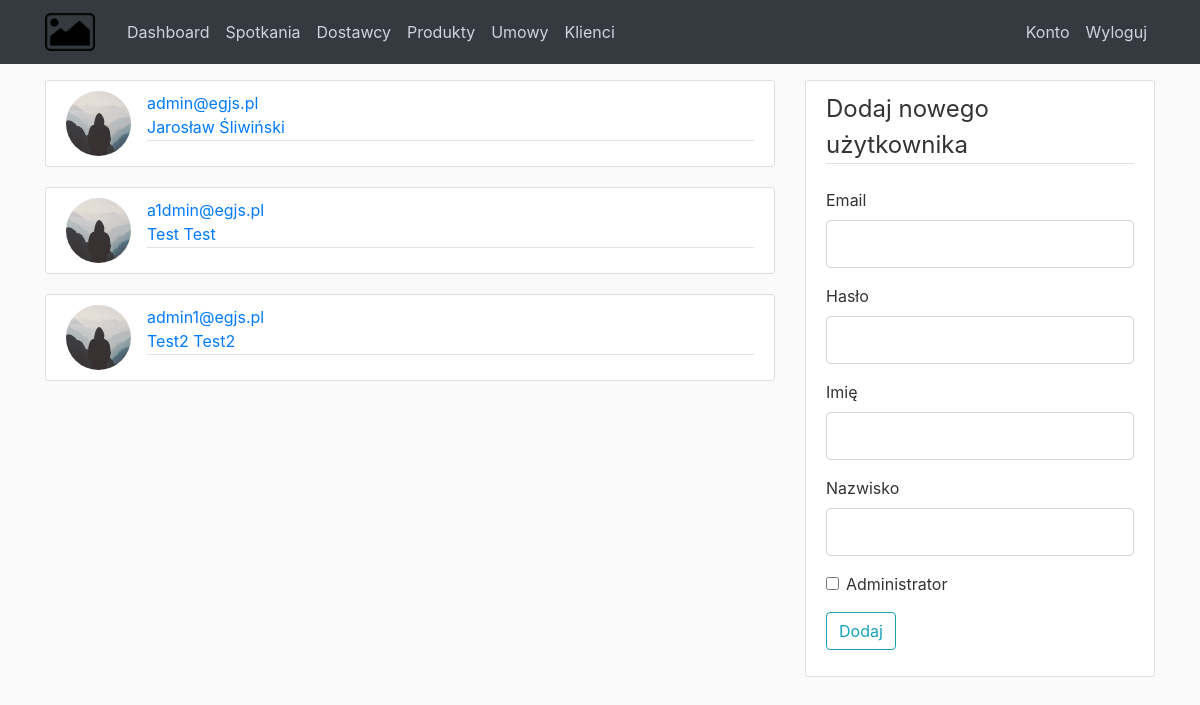
Screenshot of /users with the database file from the repository.
### CRM/models.py (models this page shows, shortened)
class User(db.Model, UserMixin):
    id = db.Column(db.Integer, primary_key=True)
    email = db.Column(db.String(120), unique=True, nullable=False)
    image_file = db.Column(db.String(20), nullable=False, default='default.jpg')
    name = db.Column(db.String(25), nullable=False)
    last_name = db.Column(db.String(45), nullable=False)
    password = db.Column(db.String(60), nullable=False)
    admin = db.Column(db.Boolean, default=False, nullable=False)
    meetings = db.relationship('Meeting', backref='who', lazy=True)
    def full_name(self):
        return f"{self.name} {self.last_name}"

### CRM/routes.py (the view, shortened to what this page needs)
@app.route("/users", methods=['GET', 'POST'])
def users():
    form = RegistrationForm()
    users = User.query.all()
    return render_template('users.html', title='Użytkownicy', form=form, users=users)

### CRM/forms.py (shortened to what this page needs)
class RegistrationForm(FlaskForm):
    email = StringField('Email', validators=[InputRequired("Podaj adres email"), Email("Podaj poprawny adres email")])
    password = PasswordField('Hasło', validators=[InputRequired("Podaj hasło")])
    name = StringField('Imię', validators=[InputRequired("Podaj imię")])
    last_name = StringField('Nazwisko', validators=[InputRequired("Podaj nazwisko")])
    admin = BooleanField('Administrator')
    submit = SubmitField('Dodaj')

### CRM/templates/users.html
{% extends "base.html" %}
{% block content %}
{% for user in users %}
<article class="media content-section">
    <img class="rounded-circle article-img"
    src="{{ url_for('static', filename='profile_pics/' + user.image_file) }}">
  <div class="media-body">
    <div class="article-metadata">
      <a class="mr-2" href="#">{{ user.email }}</a><br>
      <a class="mr-2" href="#">{{ user.full_name() }}</a><br>
    </div>
  </div>
</article>
{% endfor %}
{% endblock content %}
{% block sidebar %}
{% include "partials/add_user_sidebar.html" %}
{% endblock sidebar %}

### CRM/static/main.css (style rules this page uses)
body { background: #fafafa; color: #333333; margin-top: 5rem; }
.content-section { background: #ffffff; padding: 10px 20px; border: 1px solid #dddddd; border-radius: 3px; margin-bottom: 20px; }
.article-img { height: 65px; width: 65px; margin-right: 16px; }
.article-metadata { padding-bottom: 1px; margin-bottom: 4px; border-bottom: 1px solid #e3e3e3 }

### rows the page displays
User: image_file (placeholder picture), email "admin@egjs.pl", full_name "Jarosław Śliwiński"
User: image_file (placeholder picture), email "a1dmin@egjs.pl", full_name "Test Test"
User: image_file (placeholder picture), email "admin1@egjs.pl", full_name "Test2 Test2"
